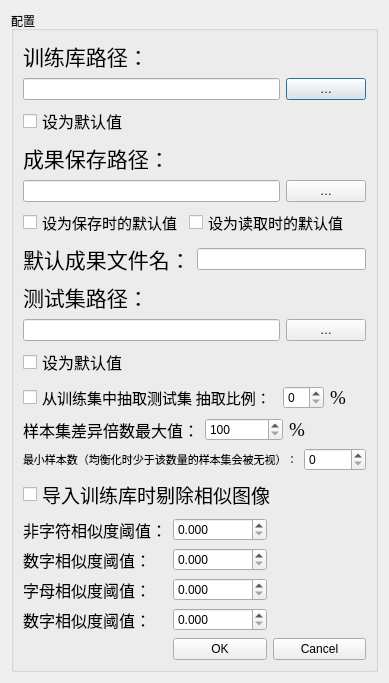
<?xml version="1.0" encoding="UTF-8"?>
<ui version="4.0">
 <class>CharProperty</class>
 <widget class="QDialog" name="CharProperty">
  <property name="geometry">
   <rect>
    <x>0</x>
    <y>0</y>
    <width>389</width>
    <height>622</height>
   </rect>
  </property>
  <property name="windowTitle">
   <string>Dialog</string>
  </property>
  <layout class="QHBoxLayout" name="horizontalLayout_3">
   <item>
    <widget class="QGroupBox" name="groupBox">
     <property name="title">
      <string>配置</string>
     </property>
     <layout class="QVBoxLayout" name="verticalLayout">
      <item>
       <layout class="QGridLayout" name="gridLayout">
        <item row="2" column="0">
         <widget class="QCheckBox" name="trainPathCheckBox">
          <property name="font">
           <font>
            <family>Times New Roman</family>
            <pointsize>12</pointsize>
           </font>
          </property>
          <property name="text">
           <string>设为默认值</string>
          </property>
         </widget>
        </item>
        <item row="1" column="1">
         <widget class="QPushButton" name="trainPathButton">
          <property name="text">
           <string>…</string>
          </property>
         </widget>
        </item>
        <item row="1" column="0">
         <widget class="QLineEdit" name="trainPathEdit"/>
        </item>
        <item row="0" column="0">
         <widget class="QLabel" name="trainPathLabel">
          <property name="font">
           <font>
            <family>Times New Roman</family>
            <pointsize>16</pointsize>
           </font>
          </property>
          <property name="text">
           <string>训练库路径：</string>
          </property>
         </widget>
        </item>
       </layout>
      </item>
      <item>
       <layout class="QGridLayout" name="gridLayout_2">
        <item row="1" column="1">
         <widget class="QPushButton" name="resultPathButton">
          <property name="text">
           <string>…</string>
          </property>
         </widget>
        </item>
        <item row="0" column="0" colspan="2">
         <widget class="QLabel" name="resultPatLabel">
          <property name="font">
           <font>
            <family>Times New Roman</family>
            <pointsize>16</pointsize>
           </font>
          </property>
          <property name="text">
           <string>成果保存路径：</string>
          </property>
         </widget>
        </item>
        <item row="1" column="0">
         <widget class="QLineEdit" name="resultPathEdit"/>
        </item>
       </layout>
      </item>
      <item>
       <layout class="QGridLayout" name="gridLayout_4">
        <item row="1" column="2">
         <widget class="QLineEdit" name="resultNameEdit">
          <property name="text">
           <string/>
          </property>
         </widget>
        </item>
        <item row="1" column="0" colspan="2">
         <widget class="QLabel" name="resultNameLabel">
          <property name="font">
           <font>
            <family>Times New Roman</family>
            <pointsize>16</pointsize>
           </font>
          </property>
          <property name="text">
           <string>默认成果文件名：</string>
          </property>
         </widget>
        </item>
        <item row="0" column="1" colspan="2">
         <widget class="QCheckBox" name="resultLoadCheckBox">
          <property name="font">
           <font>
            <family>Times New Roman</family>
            <pointsize>11</pointsize>
           </font>
          </property>
          <property name="text">
           <string>设为读取时的默认值</string>
          </property>
         </widget>
        </item>
        <item row="0" column="0">
         <widget class="QCheckBox" name="resultPathCheckBox">
          <property name="font">
           <font>
            <family>Times New Roman</family>
            <pointsize>11</pointsize>
           </font>
          </property>
          <property name="text">
           <string>设为保存时的默认值</string>
          </property>
         </widget>
        </item>
       </layout>
      </item>
      <item>
       <layout class="QGridLayout" name="gridLayout_3">
        <item row="0" column="0">
         <widget class="QLabel" name="testPathLabel">
          <property name="enabled">
           <bool>true</bool>
          </property>
          <property name="font">
           <font>
            <family>Times New Roman</family>
            <pointsize>16</pointsize>
           </font>
          </property>
          <property name="text">
           <string>测试集路径：</string>
          </property>
         </widget>
        </item>
        <item row="1" column="0">
         <widget class="QLineEdit" name="testPathEdit"/>
        </item>
        <item row="1" column="1">
         <widget class="QPushButton" name="testPathButton">
          <property name="text">
           <string>…</string>
          </property>
         </widget>
        </item>
        <item row="2" column="0">
         <widget class="QCheckBox" name="testPathCheckBox">
          <property name="font">
           <font>
            <family>Times New Roman</family>
            <pointsize>12</pointsize>
           </font>
          </property>
          <property name="text">
           <string>设为默认值</string>
          </property>
         </widget>
        </item>
       </layout>
      </item>
      <item>
       <layout class="QHBoxLayout" name="addedPercentage">
        <item>
         <widget class="QCheckBox" name="generateTestSetCheckBox">
          <property name="font">
           <font>
            <family>Times New Roman</family>
            <pointsize>11</pointsize>
           </font>
          </property>
          <property name="text">
           <string>从训练集中抽取测试集 抽取比例：</string>
          </property>
         </widget>
        </item>
        <item>
         <widget class="QSpinBox" name="testSetPercentage"/>
        </item>
        <item>
         <widget class="QLabel" name="percentLabel">
          <property name="font">
           <font>
            <family>Times New Roman</family>
            <pointsize>14</pointsize>
           </font>
          </property>
          <property name="text">
           <string>%</string>
          </property>
         </widget>
        </item>
       </layout>
      </item>
      <item>
       <layout class="QHBoxLayout" name="horizontalLayout">
        <item>
         <widget class="QLabel" name="allowedMultipleLabel">
          <property name="font">
           <font>
            <family>Times New Roman</family>
            <pointsize>12</pointsize>
           </font>
          </property>
          <property name="text">
           <string>样本集差异倍数最大值：</string>
          </property>
         </widget>
        </item>
        <item>
         <widget class="QSpinBox" name="plateMultiplePercentage">
          <property name="minimum">
           <number>100</number>
          </property>
          <property name="maximum">
           <number>300</number>
          </property>
          <property name="singleStep">
           <number>10</number>
          </property>
          <property name="value">
           <number>100</number>
          </property>
         </widget>
        </item>
        <item>
         <widget class="QLabel" name="plateMultiplePercentLabel">
          <property name="font">
           <font>
            <family>Times New Roman</family>
            <pointsize>14</pointsize>
           </font>
          </property>
          <property name="text">
           <string>%</string>
          </property>
         </widget>
        </item>
       </layout>
      </item>
      <item>
       <layout class="QHBoxLayout" name="horizontalLayout_2">
        <item>
         <widget class="QLabel" name="minPlateSampleLabel">
          <property name="font">
           <font>
            <family>Times New Roman</family>
            <pointsize>8</pointsize>
           </font>
          </property>
          <property name="text">
           <string>最小样本数（均衡化时少于该数量的样本集会被无视）：</string>
          </property>
         </widget>
        </item>
        <item>
         <widget class="QSpinBox" name="minPlateSampleBox">
          <property name="maximum">
           <number>65535</number>
          </property>
          <property name="singleStep">
           <number>50</number>
          </property>
         </widget>
        </item>
       </layout>
      </item>
      <item>
       <widget class="QCheckBox" name="similarytyCheck">
        <property name="font">
         <font>
          <family>Times New Roman</family>
          <pointsize>14</pointsize>
         </font>
        </property>
        <property name="text">
         <string>导入训练库时剔除相似图像</string>
        </property>
       </widget>
      </item>
      <item>
       <layout class="QGridLayout" name="gridLayout_5">
        <item row="6" column="2">
         <widget class="QPushButton" name="OKButton">
          <property name="text">
           <string>OK</string>
          </property>
         </widget>
        </item>
        <item row="3" column="0">
         <widget class="QLabel" name="letterSimilarity">
          <property name="font">
           <font>
            <family>Times New Roman</family>
            <pointsize>12</pointsize>
           </font>
          </property>
          <property name="text">
           <string>字母相似度阈值：</string>
          </property>
         </widget>
        </item>
        <item row="0" column="2">
         <widget class="QDoubleSpinBox" name="thresholdForNonChar">
          <property name="decimals">
           <number>3</number>
          </property>
          <property name="maximum">
           <double>1.000000000000000</double>
          </property>
          <property name="singleStep">
           <double>0.010000000000000</double>
          </property>
         </widget>
        </item>
        <item row="6" column="3">
         <widget class="QPushButton" name="cancelButton">
          <property name="text">
           <string>Cancel</string>
          </property>
         </widget>
        </item>
        <item row="6" column="0">
         <widget class="QLabel" name="layout">
          <property name="text">
           <string/>
          </property>
         </widget>
        </item>
        <item row="1" column="0">
         <widget class="QLabel" name="numSimilarity">
          <property name="font">
           <font>
            <family>Times New Roman</family>
            <pointsize>12</pointsize>
           </font>
          </property>
          <property name="text">
           <string>数字相似度阈值：</string>
          </property>
         </widget>
        </item>
        <item row="3" column="2">
         <widget class="QDoubleSpinBox" name="thresholdForLetter">
          <property name="decimals">
           <number>3</number>
          </property>
          <property name="maximum">
           <double>1.000000000000000</double>
          </property>
          <property name="singleStep">
           <double>0.010000000000000</double>
          </property>
         </widget>
        </item>
        <item row="0" column="0">
         <widget class="QLabel" name="noncharSimilarity">
          <property name="font">
           <font>
            <family>Times New Roman</family>
            <pointsize>12</pointsize>
           </font>
          </property>
          <property name="text">
           <string>非字符相似度阈值：</string>
          </property>
         </widget>
        </item>
        <item row="1" column="2">
         <widget class="QDoubleSpinBox" name="thresholdForNum">
          <property name="decimals">
           <number>3</number>
          </property>
          <property name="maximum">
           <double>1.000000000000000</double>
          </property>
          <property name="singleStep">
           <double>0.010000000000000</double>
          </property>
         </widget>
        </item>
        <item row="5" column="2">
         <widget class="QDoubleSpinBox" name="thresholdForCnchar">
          <property name="decimals">
           <number>3</number>
          </property>
          <property name="maximum">
           <double>1.000000000000000</double>
          </property>
          <property name="singleStep">
           <double>0.010000000000000</double>
          </property>
         </widget>
        </item>
        <item row="5" column="0">
         <widget class="QLabel" name="cncharSimilarity">
          <property name="font">
           <font>
            <family>Times New Roman</family>
            <pointsize>12</pointsize>
           </font>
          </property>
          <property name="text">
           <string>数字相似度阈值：</string>
          </property>
         </widget>
        </item>
       </layout>
      </item>
     </layout>
    </widget>
   </item>
  </layout>
 </widget>
 <resources/>
 <connections/>
</ui>
